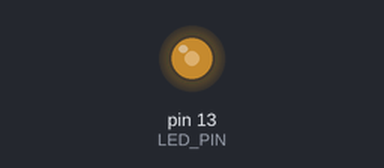
This sketch was run on a simulated Arduino Uno, built with avr-gcc and run on an emulated ATmega328P. On the bench: output pins drawn as LEDs (lit = HIGH). The ROS host is connected and sends only what is stated; what the sketch prints to the serial monitor is not drawn.

Above: at 0.1 s.
Timing chart, 0 to 1.6 s (numbered marks = the images above):
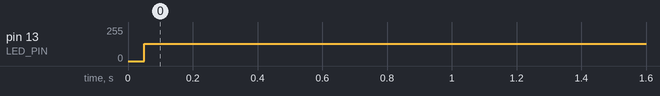

The sketch:

imu_2.ino
```cpp
#include "Wire.h"
#include "I2Cdev.h"
#include "MPU6050.h"
#include<ros.h>
#include <sensor_msgs/Imu.h>

ros::NodeHandle nh;
sensor_msgs::Imu imu_msg;
ros::Publisher imu_data("/imu_data", &imu_msg);


MPU6050 accelgyro;

int16_t ax, ay, az;
int16_t gx, gy, gz;
int16_t mx, my, mz;

#define LED_PIN 13
bool blinkState = false;

void setup() {

    Wire.begin();


    Serial.begin(38400);


    Serial.println("Initializing I2C devices...");
    accelgyro.initialize();


    Serial.println("Testing device connections...");
    Serial.println(accelgyro.testConnection() ? "MPU6050 connection successful" : "MPU6050 connection failed");


    pinMode(LED_PIN, OUTPUT);
    nh.initNode();
    nh.advertise(imu_data);
}
void PublishImuData()
{

        accelgyro.getMotion9(&ax, &ay, &az, &gx, &gy, &gz, &mx, &my, &mz);


        imu_msg.orientation.w = 0;      //29789.09091
        imu_msg.orientation.x = gx;
        imu_msg.orientation.y = gy;
        imu_msg.orientation.z = gz;


        imu_msg.angular_velocity.x = mx;
        imu_msg.angular_velocity.y = my;
        imu_msg.angular_velocity.z = mz;


        imu_msg.linear_acceleration.x = ax;
        imu_msg.linear_acceleration.y = ay;
        imu_msg.linear_acceleration.z = az;

        imu_data.publish(&imu_msg);
    }


void loop() {
     PublishImuData();
     nh.spinOnce();
    blinkState = !blinkState;
    digitalWrite(LED_PIN, blinkState);
}
```

Measured:
- by itself, pin 13 (LED_PIN): 0/255 → 128/255 at 0.05 s
